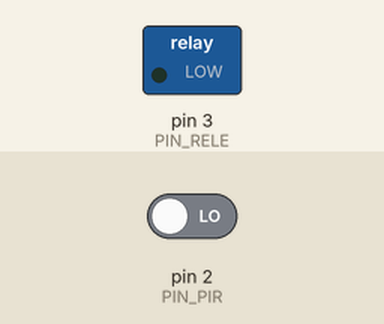
A sketch run on a simulated Arduino Uno, built with avr-gcc and run on an emulated ATmega328P. On the bench: switched loads named in the sketch (green lamp = pin HIGH). Inputs (shaded band) come from the test bench; at power-on: pin 2 (PIN_PIR) LOW.

Above: at 0.1 s.
At 2.1 s:
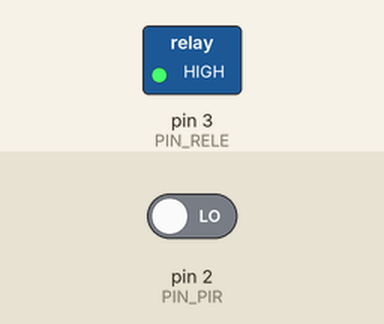
Timing chart, 0 to 3.6 s (numbered marks = the images above):
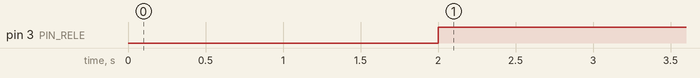

Measured:
- by itself, pin 3 (PIN_RELE): LOW → HIGH at 2.0 s

The sketch:

11-pir-sensor-movimiento-infrarrojo-pasico-HC-SR501.ino
```cpp
#define PIN_PIR 2
#define PIN_RELE 3

int estado = 0;

void setup() {
  pinMode(PIN_PIR, INPUT);
  pinMode(PIN_RELE, OUTPUT);

  // the sensor requires a few seconds to stabilize
  delay(2000);
}

void loop() {
  estado = digitalRead(PIN_PIR);
  if (estado == HIGH) {
    digitalWrite(PIN_RELE, LOW);

    // check that the relay does not change state in short periods of time to avoid problems with the relay
    delay(4000);
  } else {
    digitalWrite(PIN_RELE, HIGH);
  }
}
```
